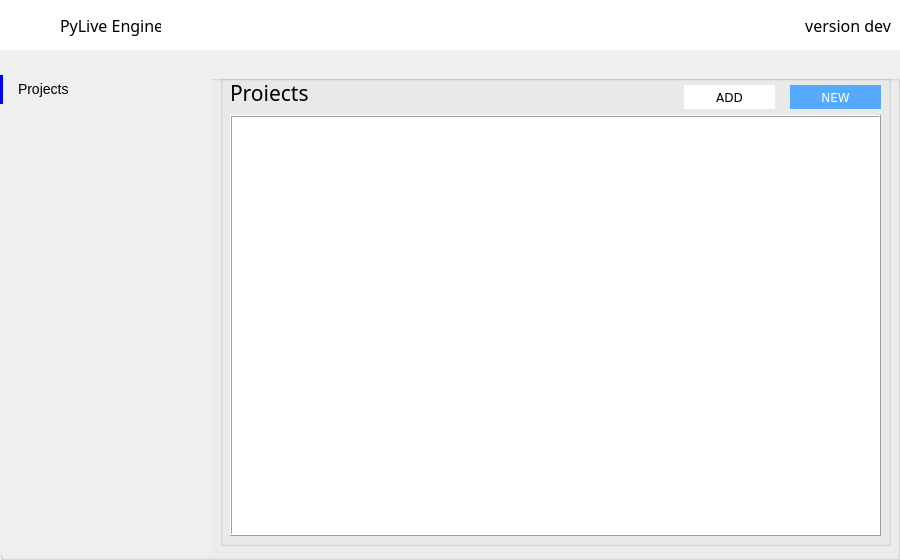
<?xml version="1.0" encoding="UTF-8"?>
<ui version="4.0">
 <class>Form</class>
 <widget class="QWidget" name="Form">
  <property name="geometry">
   <rect>
    <x>0</x>
    <y>0</y>
    <width>900</width>
    <height>560</height>
   </rect>
  </property>
  <property name="minimumSize">
   <size>
    <width>900</width>
    <height>560</height>
   </size>
  </property>
  <property name="maximumSize">
   <size>
    <width>900</width>
    <height>560</height>
   </size>
  </property>
  <property name="windowTitle">
   <string>PyLive Engine</string>
  </property>
  <property name="windowIcon">
   <iconset resource="../design/ProjectManager.qrc">
    <normaloff>:/icon/snake.png</normaloff>:/icon/snake.png</iconset>
  </property>
  <property name="windowOpacity">
   <double>1.000000000000000</double>
  </property>
  <layout class="QGridLayout" name="gridLayout_2">
   <property name="leftMargin">
    <number>0</number>
   </property>
   <property name="topMargin">
    <number>0</number>
   </property>
   <property name="rightMargin">
    <number>0</number>
   </property>
   <property name="bottomMargin">
    <number>0</number>
   </property>
   <item row="0" column="0">
    <layout class="QGridLayout" name="gridLayout">
     <property name="verticalSpacing">
      <number>25</number>
     </property>
     <item row="0" column="0">
      <widget class="QGroupBox" name="header">
       <property name="sizePolicy">
        <sizepolicy hsizetype="Preferred" vsizetype="Maximum">
         <horstretch>0</horstretch>
         <verstretch>0</verstretch>
        </sizepolicy>
       </property>
       <property name="minimumSize">
        <size>
         <width>0</width>
         <height>50</height>
        </size>
       </property>
       <property name="styleSheet">
        <string notr="true">background-color: #fff;
border: none;</string>
       </property>
       <property name="title">
        <string/>
       </property>
       <widget class="QLabel" name="logo_icon">
        <property name="geometry">
         <rect>
          <x>10</x>
          <y>5</y>
          <width>40</width>
          <height>40</height>
         </rect>
        </property>
        <property name="minimumSize">
         <size>
          <width>0</width>
          <height>40</height>
         </size>
        </property>
        <property name="layoutDirection">
         <enum>Qt::LayoutDirection::RightToLeft</enum>
        </property>
        <property name="text">
         <string/>
        </property>
        <property name="pixmap">
         <pixmap resource="../design/ProjectManager.qrc">:/icon/snake.png</pixmap>
        </property>
        <property name="scaledContents">
         <bool>true</bool>
        </property>
        <property name="wordWrap">
         <bool>false</bool>
        </property>
       </widget>
       <widget class="QLabel" name="logo_text">
        <property name="geometry">
         <rect>
          <x>60</x>
          <y>0</y>
          <width>101</width>
          <height>50</height>
         </rect>
        </property>
        <property name="sizePolicy">
         <sizepolicy hsizetype="Preferred" vsizetype="Preferred">
          <horstretch>0</horstretch>
          <verstretch>0</verstretch>
         </sizepolicy>
        </property>
        <property name="font">
         <font>
          <family>Microsoft JhengHei Light</family>
          <pointsize>12</pointsize>
         </font>
        </property>
        <property name="text">
         <string>PyLive Engine</string>
        </property>
        <property name="alignment">
         <set>Qt::AlignmentFlag::AlignLeading|Qt::AlignmentFlag::AlignLeft|Qt::AlignmentFlag::AlignVCenter</set>
        </property>
       </widget>
       <widget class="QLabel" name="version">
        <property name="geometry">
         <rect>
          <x>800</x>
          <y>0</y>
          <width>91</width>
          <height>50</height>
         </rect>
        </property>
        <property name="sizePolicy">
         <sizepolicy hsizetype="Preferred" vsizetype="Preferred">
          <horstretch>0</horstretch>
          <verstretch>0</verstretch>
         </sizepolicy>
        </property>
        <property name="font">
         <font>
          <family>Microsoft JhengHei Light</family>
          <pointsize>12</pointsize>
         </font>
        </property>
        <property name="layoutDirection">
         <enum>Qt::LayoutDirection::RightToLeft</enum>
        </property>
        <property name="text">
         <string>version dev</string>
        </property>
        <property name="alignment">
         <set>Qt::AlignmentFlag::AlignRight|Qt::AlignmentFlag::AlignTrailing|Qt::AlignmentFlag::AlignVCenter</set>
        </property>
       </widget>
      </widget>
     </item>
     <item row="1" column="0">
      <widget class="QGroupBox" name="main">
       <property name="title">
        <string/>
       </property>
       <widget class="QScrollArea" name="buttons">
        <property name="geometry">
         <rect>
          <x>0</x>
          <y>-11</y>
          <width>211</width>
          <height>491</height>
         </rect>
        </property>
        <property name="sizePolicy">
         <sizepolicy hsizetype="Expanding" vsizetype="Expanding">
          <horstretch>0</horstretch>
          <verstretch>0</verstretch>
         </sizepolicy>
        </property>
        <property name="styleSheet">
         <string notr="true">border: none;</string>
        </property>
        <property name="widgetResizable">
         <bool>true</bool>
        </property>
        <widget class="QWidget" name="scrollAreaWidgetContents">
         <property name="geometry">
          <rect>
           <x>0</x>
           <y>0</y>
           <width>211</width>
           <height>491</height>
          </rect>
         </property>
         <widget class="QPushButton" name="projects">
          <property name="geometry">
           <rect>
            <x>0</x>
            <y>10</y>
            <width>211</width>
            <height>30</height>
           </rect>
          </property>
          <property name="cursor">
           <cursorShape>PointingHandCursor</cursorShape>
          </property>
          <property name="styleSheet">
           <string notr="true">QPushButton
{
   background-color: transparent;
	border: none;
	font-size: 14px;
	text-align: left;
	padding-left: 15px;
	border-left: 3px solid blue;
}

QPushButton:hover
{
   background-color:white;
	cursor: pointer;
}</string>
          </property>
          <property name="text">
           <string>Projects</string>
          </property>
         </widget>
        </widget>
       </widget>
       <widget class="QGroupBox" name="project_choose">
        <property name="geometry">
         <rect>
          <x>220</x>
          <y>0</y>
          <width>671</width>
          <height>471</height>
         </rect>
        </property>
        <property name="title">
         <string/>
        </property>
        <widget class="QLabel" name="text">
         <property name="geometry">
          <rect>
           <x>10</x>
           <y>10</y>
           <width>81</width>
           <height>16</height>
          </rect>
         </property>
         <property name="font">
          <font>
           <family>Trebuchet MS</family>
           <pointsize>16</pointsize>
          </font>
         </property>
         <property name="text">
          <string>Projects</string>
         </property>
        </widget>
        <widget class="QPushButton" name="pushButton">
         <property name="geometry">
          <rect>
           <x>464</x>
           <y>10</y>
           <width>91</width>
           <height>24</height>
          </rect>
         </property>
         <property name="font">
          <font>
           <family>Verdana</family>
          </font>
         </property>
         <property name="cursor">
          <cursorShape>PointingHandCursor</cursorShape>
         </property>
         <property name="styleSheet">
          <string notr="true">QPushButton
{
   background-color: white;
	border: none;
}

QPushButton:hover
{
   	background-color: #cccccc;
}</string>
         </property>
         <property name="text">
          <string>ADD</string>
         </property>
        </widget>
        <widget class="QPushButton" name="pushButton_2">
         <property name="geometry">
          <rect>
           <x>570</x>
           <y>10</y>
           <width>91</width>
           <height>24</height>
          </rect>
         </property>
         <property name="font">
          <font>
           <family>Verdana</family>
          </font>
         </property>
         <property name="cursor">
          <cursorShape>PointingHandCursor</cursorShape>
         </property>
         <property name="styleSheet">
          <string notr="true">QPushButton
{
   background-color: #55aaff;
	border: none;
	color: #fff;
}

QPushButton:hover
{
   	background-color: #4387ca;
}</string>
         </property>
         <property name="text">
          <string>NEW</string>
         </property>
        </widget>
        <widget class="QTableView" name="table_projects">
         <property name="geometry">
          <rect>
           <x>10</x>
           <y>40</y>
           <width>651</width>
           <height>421</height>
          </rect>
         </property>
         <property name="frameShape">
          <enum>QFrame::Shape::Box</enum>
         </property>
         <property name="frameShadow">
          <enum>QFrame::Shadow::Raised</enum>
         </property>
         <property name="showGrid">
          <bool>true</bool>
         </property>
        </widget>
       </widget>
      </widget>
     </item>
    </layout>
   </item>
  </layout>
 </widget>
 <resources>
  <include location="../design/ProjectManager.qrc"/>
  <include location="C:/Users/Petr/.designer/backup/engine/ui/design/ProjectManager.qrc"/>
 </resources>
 <connections/>
</ui>
